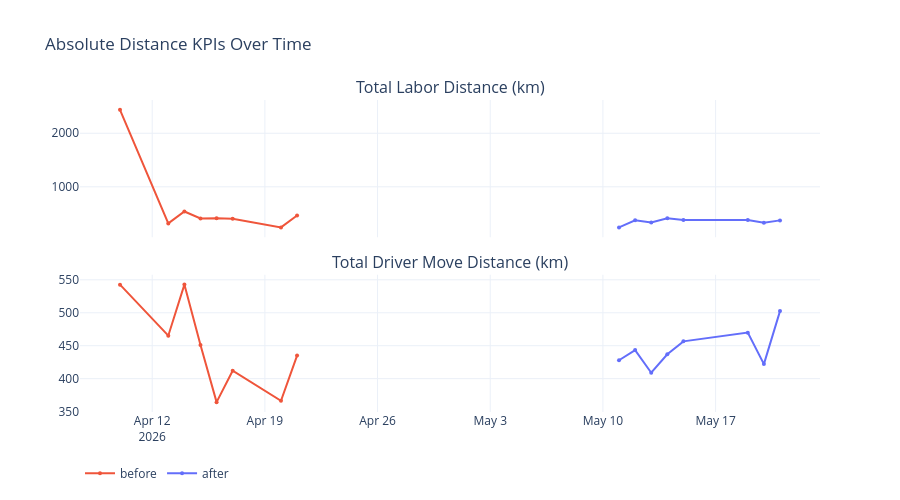

Notebook source saved alongside this figure:
### Code cell
# ── Chart: Absolute Distance KPIs ─────────────────────────────────────────────
fig_dist = make_subplots(
    rows=2, cols=1, shared_xaxes=True,
    subplot_titles=("Total Labor Distance (km)", "Total Driver Move Distance (km)"),
    vertical_spacing=0.12,
)
for period_name, df, color in [
    (PERIOD_BEFORE, df_before, COLOR_BEFORE),
    (PERIOD_AFTER,  df_after,  COLOR_AFTER),
]:
    fig_dist.add_trace(
        go.Scatter(x=df["date"], y=df["total_labor_distance_km"],
                   mode="lines+markers", name=period_name,
                   line=dict(color=color), marker=dict(size=4), legendgroup=period_name),
        row=1, col=1,
    )
    fig_dist.add_trace(
        go.Scatter(x=df["date"], y=df["total_driver_move_distance_km"],
                   mode="lines+markers", name=period_name,
                   line=dict(color=color), marker=dict(size=4),
                   legendgroup=period_name, showlegend=False),
        row=2, col=1,
    )

if ADOPTION_DATE:
    for r in [1, 2]:
        fig_dist.add_vline(x=ADOPTION_DATE, line_dash="dash", line_color="gray", row=r, col=1)

fig_dist.update_layout(
    title="Absolute Distance KPIs Over Time",
    height=500,
    legend=dict(orientation="h", y=-0.15),
    template="plotly_white",
)
fig_dist.show()

### Figure 1 — Plotly figure (JSON) as saved in the notebook; plotly's stock layout.template omitted (floating-point values rounded to 4 significant figures)
{"data": [{"legendgroup": "before", "line": {"color": "#EF553B"}, "marker": {"size": 4}, "mode": "lines+markers", "name": "before", "type": "scatter", "x": ["2026-04-10T00:00:00.000000000", "2026-04-13T00:00:00.000000000", "2026-04-14T00:00:00.000000000", "2026-04-15T00:00:00.000000000", "2026-04-16T00:00:00.000000000", "2026-04-17T00:00:00.000000000", "2026-04-20T00:00:00.000000000", "2026-04-21T00:00:00.000000000"], "xaxis": "x", "y": [2437.0, 316.0, 538.6, 408.1, 413.6, 401.9, 241.1, 464.0], "yaxis": "y"}, {"legendgroup": "before", "line": {"color": "#EF553B"}, "marker": {"size": 4}, "mode": "lines+markers", "name": "before", "showlegend": false, "type": "scatter", "x": ["2026-04-10T00:00:00.000000000", "2026-04-13T00:00:00.000000000", "2026-04-14T00:00:00.000000000", "2026-04-15T00:00:00.000000000", "2026-04-16T00:00:00.000000000", "2026-04-17T00:00:00.000000000", "2026-04-20T00:00:00.000000000", "2026-04-21T00:00:00.000000000"], "xaxis": "x2", "y": [542.6, 465.2, 542.8, 451.1, 364.4, 411.9, 366.4, 435.1], "yaxis": "y2"}, {"legendgroup": "after", "line": {"color": "#636EFA"}, "marker": {"size": 4}, "mode": "lines+markers", "name": "after", "type": "scatter", "x": ["2026-05-11T00:00:00.000000000", "2026-05-12T00:00:00.000000000", "2026-05-13T00:00:00.000000000", "2026-05-14T00:00:00.000000000", "2026-05-15T00:00:00.000000000", "2026-05-19T00:00:00.000000000", "2026-05-20T00:00:00.000000000", "2026-05-21T00:00:00.000000000"], "xaxis": "x", "y": [241.4, 373.1, 331.3, 411.4, 377.8, 380.3, 326.8, 372.5], "yaxis": "y"}, {"legendgroup": "after", "line": {"color": "#636EFA"}, "marker": {"size": 4}, "mode": "lines+markers", "name": "after", "showlegend": false, "type": "scatter", "x": ["2026-05-11T00:00:00.000000000", "2026-05-12T00:00:00.000000000", "2026-05-13T00:00:00.000000000", "2026-05-14T00:00:00.000000000", "2026-05-15T00:00:00.000000000", "2026-05-19T00:00:00.000000000", "2026-05-20T00:00:00.000000000", "2026-05-21T00:00:00.000000000"], "xaxis": "x2", "y": [427.9, 443.3, 408.9, 437.0, 456.6, 469.8, 422.0, 502.5], "yaxis": "y2"}], "layout": {"annotations": [{"font": {"size": 16}, "showarrow": false, "text": "Total Labor Distance (km)", "x": 0.5, "xanchor": "center", "xref": "paper", "y": 1, "yanchor": "bottom", "yref": "paper"}, {"font": {"size": 16}, "showarrow": false, "text": "Total Driver Move Distance (km)", "x": 0.5, "xanchor": "center", "xref": "paper", "y": 0.44, "yanchor": "bottom", "yref": "paper"}], "height": 500, "legend": {"orientation": "h", "y": -0.15}, "title": {"text": "Absolute Distance KPIs Over Time"}, "xaxis": {"anchor": "y", "domain": [0, 1], "matches": "x2", "showticklabels": false}, "xaxis2": {"anchor": "y2", "domain": [0, 1]}, "yaxis": {"anchor": "x", "domain": [0.56, 1]}, "yaxis2": {"anchor": "x2", "domain": [0, 0.44]}}}
